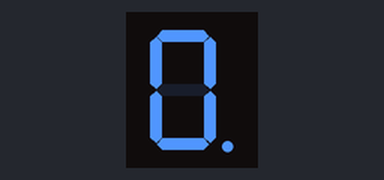
A sketch run on a simulated Arduino Uno, built with avr-gcc and run on an emulated ATmega328P. Parts: 1-digit seven-segment display. Wiring (inferred from the names in the program): 1-digit 7-segment display, segments lit when HIGH: segments pin 10, pin 12, pin 13, pin 0, pin 11, pin 6, pin 7, pin 4. The segment pins are drawn as the display they are named for.

Above: at 1.1 s.
At 2.1 s:
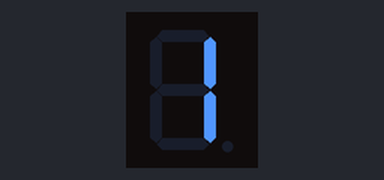
At 3.1 s:
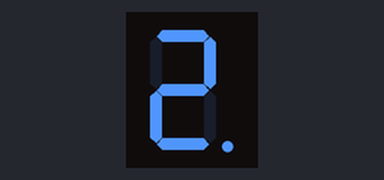
At 6.1 s:
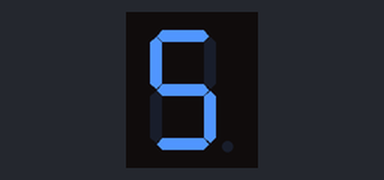
At 11.1 s:
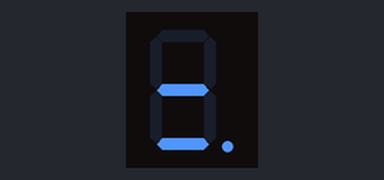
At 12.1 s:
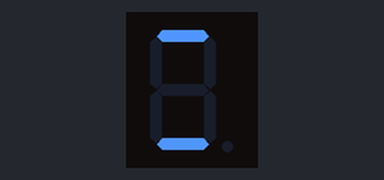

The sketch:

demo_7segments.ino
```cpp
/*

Seven Segment
2014

Seven Segment is a program to test a seven-segment digit display.
The program displays digits and special characters every second,
and display the decimal point every other character.

Segments are labelled as follows:

 --A--
 F   B
 --G--
 E   C
 --D-- (DP)       (DP=decimal point)

Modify the code so as to configure which Arduino pin is connected
to which segment.

Note that the 7-segments usually have its pins labelled as follows:
  A:7, B:6, C:4, D:2, E:1, F:9, 10: G, 5: DP,  ground: 3 or 8
Don't forget to include resistors for protecting the segment LED.

This code was adapted from:
http://www.hacktronics.com/Tutorials/arduino-and-7-segment-led.html

*/

//--------------------------------------------------------------------------
// Module 7-segments

// Define the Arduino pins connected to the segment inputs
int arduinoPinForSegmentInput[8] =
     { 10, 12, 13, 0, 11, 6, 7, 4 };
  // { A, B, C, D, E, F, G, DP }
  // a standard binding of the pins: { 2, 3, 4, 5, 6, 7, 8, 9 }

// Define whether to work in cathode mode (HIGH is 'on')
// or anode (LOW is 'on', HIGH is 'off')

boolean isCathode = true;

// Define digits to be displayed on the 7-segments.
// Each row gives the state of: { A, B, C, D, E, F, G }
int segmentDigits[][7] = {
  { 1,1,1,1,1,1,0 },  // 0
  { 0,1,1,0,0,0,0 },  // 1
  { 1,1,0,1,1,0,1 },  // 2
  { 1,1,1,1,0,0,1 },  // 3
  { 0,1,1,0,0,1,1 },  // 4
  { 1,0,1,1,0,1,1 },  // 5
  { 1,0,1,1,1,1,1 },  // 6
  { 1,1,1,0,0,0,0 },  // 7
  { 1,1,1,1,1,1,1 },  // 8
  { 1,1,1,0,0,1,1 },  // 9
  { 0,0,0,1,0,0,1 },  // '=' (10)
  { 1,0,0,1,0,0,0 },  // (bottom bar and top bar) (11)
  // can add other characters here
};


// Function to call in order to configure the output pins
void segmentSetup() {
  for (int i = 0; i < 8; i++)
    pinMode(arduinoPinForSegmentInput[i], OUTPUT);
}

// Write a state to a given segment pin: state = 0 or 1
// -- do not call this function directly
void segmentWrite(int pin, boolean state) {
  if (isCathode)
    digitalWrite(pin, (state) ? HIGH : LOW);
  else
    digitalWrite(pin, (state) ? LOW : HIGH);
}

// Clear all the segments, including the decimal point
void segmentClear() {
 for (int i = 0; i < 8; i++)
    segmentWrite(arduinoPinForSegmentInput[i], 0);
}

// Set the display for the decimal point: state = 0 or 1
void segmentSetDot(boolean state) {
  segmentWrite(arduinoPinForSegmentInput[7], state);
}

// Display on the segment the character associated with the
// given code, as given by the array "segmentDigits";
// For a digit (0-9), give the value of the digit as charCode
void segmentDisplay(int charCode) {
  for (int i = 0; i < 7; i++)
    segmentWrite(arduinoPinForSegmentInput[i], segmentDigits[charCode][i]);
}


//--------------------------------------------------------------------------
// Demo program

void setup() {
  segmentSetup();
  segmentClear();
  delay(1000);
}

int steps = 0;

void loop() {
  int nbCharCodes = 12; // number of entries in array segmentDigits
  int charCode = steps % nbCharCodes;
  segmentDisplay(charCode);
  int dotState = (steps % 2 == 0) ? 1 : 0;
  segmentSetDot(dotState);
  steps++;
  delay(1000);
}
```

Measured:
- by itself, everything shown: repeats every 12.0 s, in 12 steps
- what the display in image 0 shows lasts 1.0 s, from 1.0 s to 2.0 s
